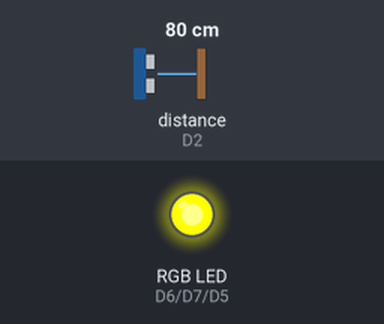
This sketch was run on a simulated ESP8266 (NodeMCU). On the bench: an RGB LED mixed from three pins (HIGH = lit). Wiring (inferred from the names in the program): ultrasonic range finder: trigger D1; echo D2. The test bench sets the inputs (shaded band); at power-on: distance to the obstacle (sensor on D2) 80 cm. The echo pulse lasts 58.3 µs per cm; WiFi joins after 1.5 s; servers stay silent unless stated; uploads are accepted with an empty reply; pins used as bus, display or sensor lines are not drawn; what the sketch prints to the serial monitor is not drawn.

Above: at 1.1 s.
At 4.3 s:
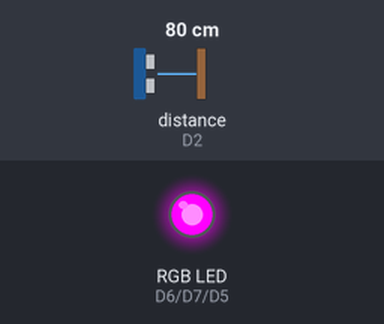
4.4 s: distance to the obstacle (sensor on D2) set to 10 cm
7.3 s: distance to the obstacle (sensor on D2) set to 7 cm
At 10.0 s:
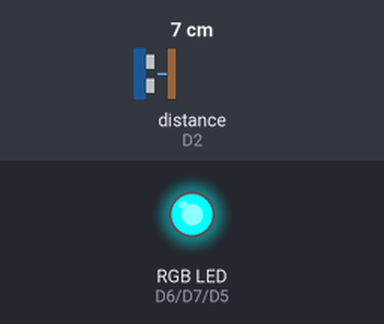
Timing chart, 0 to 11.5 s (numbered marks = the images above; inputs shaded):
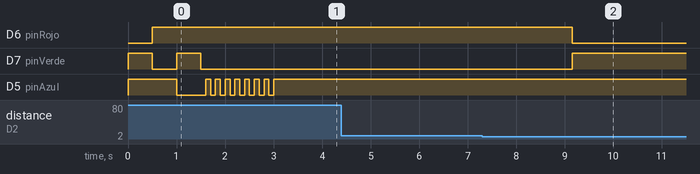

Measured:
- the behaviour switches between 9 and 8 cm on distance to the obstacle (sensor on D2) (found by bisection; images 1 and 2)
- after the input at 4.4 s, every drawn part: stays the same
- after the input at 7.3 s, D6 (pinRojo): HIGH → LOW after 1.9 s; D7 (pinVerde): LOW → HIGH after 1.9 s

The sketch:

cajon2.ino
```cpp
#include <ESP8266WiFi.h>
#include <ESP8266HTTPClient.h>
#include <WiFiClientSecure.h>

// --- 1. CONFIGURACIÓN DEL CAJÓN ---
// Cambia esto según el cajón físico (1, 2 o 3)
const int ID_CAJON = 2;

// --- 2. WIFI ---
const char* ssid = "Tec-IoT";
const char* password = "spotless.magnetic.bridge";

// --- 3. AZURE API ---
const char* IP_SERVIDOR = "estacionamientoiot-a2gbhzbpfvcfgnbf.canadacentral-01.azurewebsites.net";

// Endpoints
String apiURL_Ocupar = "https://" + String(IP_SERVIDOR) + "/Sensores/OcuparCajon";
String apiURL_Liberar = "https://" + String(IP_SERVIDOR) + "/Sensores/LiberarCajon";

// --- 4. HARDWARE ---
const int trigPin = D1;
const int echoPin = D2;

// LEDS RGB (Ánodo Común)
const int pinRojo = D6;
const int pinVerde = D7;
const int pinAzul = D5;

const int UMBRAL_DISTANCIA = 7; // cm

// --- 5. LÓGICA DE DEBOUNCE ---
const int LECTURAS_OCUPAR = 2;   // 2 lecturas para ocupar (LIBRE → OCUPADO)
const int LECTURAS_LIBERAR = 3;  // 5 lecturas para liberar (OCUPADO → LIBRE)

// --- 6. VARIABLES DE CONTROL ---
bool estaOcupado = false; // Memoria del estado actual
int contadorOcupar = 0;    // Cuenta lecturas consecutivas para ocupar
int contadorLiberar = 0;   // Cuenta lecturas consecutivas para liberar

void setup() {
  Serial.begin(115200);

  pinMode(trigPin, OUTPUT); pinMode(echoPin, INPUT);
  pinMode(pinRojo, OUTPUT); pinMode(pinVerde, OUTPUT); pinMode(pinAzul, OUTPUT);

  // --- Test de colores (Ánodo Común: LOW = Prende) ---
  // Rojo
  digitalWrite(pinRojo, LOW); digitalWrite(pinVerde, HIGH); digitalWrite(pinAzul, HIGH);
  delay(500);
  // Verde
  digitalWrite(pinRojo, HIGH); digitalWrite(pinVerde, LOW); digitalWrite(pinAzul, HIGH);
  delay(500);
  // Azul
  digitalWrite(pinRojo, HIGH); digitalWrite(pinVerde, HIGH); digitalWrite(pinAzul, LOW);
  delay(500);

  // Iniciar en VERDE (Libre por defecto)
  ponerColorVerde();

  Serial.println("\n--- SENSOR DE CAJON INICIADO ---");

  WiFi.begin(ssid, password);
  while (WiFi.status() != WL_CONNECTED) {
    // Parpadeo azul mientras conecta
    digitalWrite(pinAzul, LOW); delay(100); digitalWrite(pinAzul, HIGH); delay(100);
    Serial.print(".");
  }
  Serial.println("\n¡Conectado!");

  // Restaurar verde
  ponerColorVerde();
}

void loop() {
  long duration;
  int distance;

  // Medir
  digitalWrite(trigPin, LOW); delayMicroseconds(2);
  digitalWrite(trigPin, HIGH); delayMicroseconds(10);
  digitalWrite(trigPin, LOW);
  duration = pulseIn(echoPin, HIGH);
  distance = duration * 0.034 / 2;

  Serial.print("Cajon "); Serial.print(ID_CAJON);
  Serial.print(" | Distancia: "); Serial.print(distance);
  Serial.printf(" | Contadores - Ocupar: %d/%d, Liberar: %d/%d",
                contadorOcupar, LECTURAS_OCUPAR,
                contadorLiberar, LECTURAS_LIBERAR);
  Serial.println(estaOcupado ? " [OCUPADO]" : " [LIBRE]");

  // --- SISTEMA DE DEBOUNCE ---

  if (!estaOcupado)
  {
    // MODO: LIBRE (Buscando carro que llegue)
    if (distance > 0 && distance <= UMBRAL_DISTANCIA) {
      // Carro detectado - incrementar contador
      contadorOcupar++;
      contadorLiberar = 0; // Resetear opuesto

      Serial.printf("Carro detectado (%d cm). Contador ocupar: %d/%d\n",
                   distance, contadorOcupar, LECTURAS_OCUPAR);

      // Si llega a 2 lecturas consecutivas
      if (contadorOcupar >= LECTURAS_OCUPAR) {
        Serial.println("╔══════════════════════════════════════╗");
        Serial.println("║  🚗 ¡CAJÓN OCUPADO! (10/10)          ║");
        Serial.println("╚══════════════════════════════════════╝");

        // 1. Cambiar visualmente
        ponerColorRojo();

        // 2. Avisar a Azure
        enviarEstado(true); // true = Ocupar

        estaOcupado = true;
        contadorOcupar = 0; // Resetear
      }
    }
    else {
      // No hay carro - resetear contador
      if (contadorOcupar > 0) {
         Serial.printf("Falsa alarma (%d cm). Reseteando contador.\n", distance);
         contadorOcupar = 0;
      }
    }
  }
  else
  {
    // MODO: OCUPADO (Buscando carro que se vaya)
    if (distance > UMBRAL_DISTANCIA || distance == 0) {
      // Carro se fue - incrementar contador
      contadorLiberar++;
      contadorOcupar = 0; // Resetear opuesto

      Serial.printf("Carro no detectado (%d cm). Contador liberar: %d/%d\n",
                   distance, contadorLiberar, LECTURAS_LIBERAR);

      // Si llega a 5 lecturas consecutivas
      if (contadorLiberar >= LECTURAS_LIBERAR) {
        Serial.println("╔══════════════════════════════════════╗");
        Serial.println("║  ✅ ¡CAJÓN LIBERADO! (10/10)         ║");
        Serial.println("╚══════════════════════════════════════╝");

        // 1. Cambiar visualmente
        ponerColorVerde();

        // 2. Avisar a Azure
        enviarEstado(false); // false = Liberar

        estaOcupado = false;
        contadorLiberar = 0; // Resetear
      }
    }
    else {
      // Carro sigue ahí - resetear contador
      if (contadorLiberar > 0) {
         Serial.printf("Carro sigue ahí (%d cm). Reseteando contador.\n", distance);
         contadorLiberar = 0;
      }
    }
  }

  delay(1000); // Revisar cada segundo
}

// --- FUNCIONES DE COLOR (Ánodo Común) ---
// Recordatorio: LOW prende, HIGH apaga

void ponerColorRojo() {
  digitalWrite(pinRojo, LOW);  // Prende Rojo
  digitalWrite(pinVerde, HIGH); // Apaga Verde
  digitalWrite(pinAzul, HIGH);  // Apaga Azul
}

void ponerColorVerde() {
  digitalWrite(pinRojo, HIGH);  // Apaga Rojo
  digitalWrite(pinVerde, LOW);  // Prende Verde
  digitalWrite(pinAzul, HIGH);  // Apaga Azul
}

// --- FUNCIÓN DE ENVÍO A AZURE ---
void enviarEstado(bool ocupar) {
  if (WiFi.status() != WL_CONNECTED) return;

  WiFiClientSecure client;
  client.setInsecure(); // Importante
  HTTPClient http;

  // Elegir URL según la acción
  String url = ocupar ? apiURL_Ocupar : apiURL_Liberar;

  // JSON simple: {"Id_Cajon": 1}
  String payload = "{\"Id_Cajon\": " + String(ID_CAJON) + "}";

  Serial.print("Enviando a Azure: "); Serial.println(url);

  if (http.begin(client, url)) {
    http.addHeader("Content-Type", "application/json");
    int httpCode = http.POST(payload);

    if (httpCode == 200) {
      Serial.println("✅ Azure actualizado correctamente.");
    } else {
      Serial.print("❌ Error Azure: "); Serial.println(httpCode);
    }
    http.end();
  } else {
    Serial.println("Error conexión.");
  }
}
```
